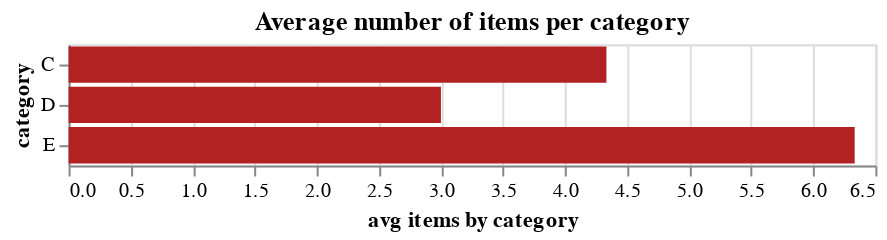

Notebook source saved alongside this figure:
### Markdown cell above
## Customisation

### Code cell
alt.Chart(data, title='Average number of items per category').mark_bar(color='firebrick').encode(
    y=alt.Y('a', title='category'),
    x=alt.X('average(b)', title='avg items by category'),
)

### Figure 1 — Vega-Lite specification as saved in the notebook (floating-point values rounded to 4 significant figures)
{"config": {"view": {"continuousWidth": 400, "continuousHeight": 300}}, "data": {"name": "data-347f1284ea3247c0f55cb966abbdd2d8"}, "mark": {"type": "bar", "color": "firebrick"}, "encoding": {"x": {"aggregate": "average", "field": "b", "title": "avg items by category", "type": "quantitative"}, "y": {"field": "a", "title": "category", "type": "nominal"}}, "title": "Average number of items per category", "$schema": "https://vega.github.io/schema/vega-lite/v4.17.0.json", "datasets": {"data-347f1284ea3247c0f55cb966abbdd2d8": [{"a": "C", "b": 2}, {"a": "C", "b": 7}, {"a": "C", "b": 4}, {"a": "D", "b": 1}, {"a": "D", "b": 2}, {"a": "D", "b": 6}, {"a": "E", "b": 8}, {"a": "E", "b": 4}, {"a": "E", "b": 7}]}}
